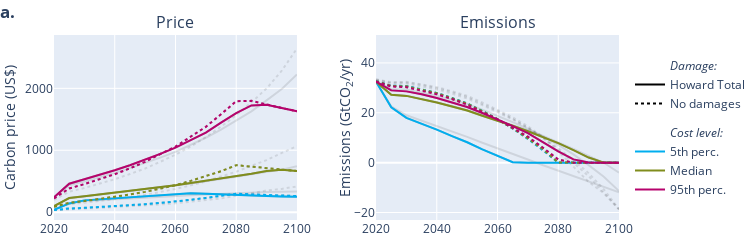
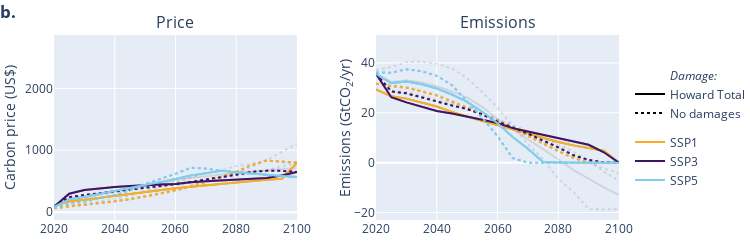
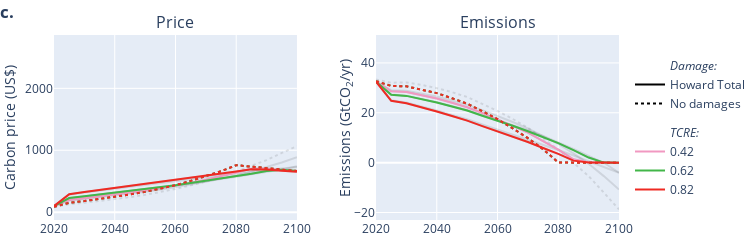

Notebook source saved alongside these figures, in order:
### Code cell
df_CE_minEmissions, df_CE_minEmissions_indexed = parse_input(
    'experiment_extra.csv', allElasmu=True, withInertia=True
)
lowdamage='No damages'

fig1_minEmissions = fig1.update_traces(showlegend=False, line_color='rgba(0,0,0,0.1)')
for trace in plot_individual(df_CE_minEmissions, 'cost_level', letter='a', legend_title='Cost level', lowdamage=lowdamage, r=default_r, elasmu=default_elasmu).data:
    fig1_minEmissions.add_trace(trace)
fig1_minEmissions.show()

fig2_minEmissions = fig2.update_traces(showlegend=False, line_color='rgba(0,0,0,0.1)')
for trace in plot_individual(df_CE_minEmissions, 'SSP', ['SSP1', 'SSP3', 'SSP5'], 3, letter='b', lowdamage=lowdamage, r=default_r, elasmu=default_elasmu).data:
    fig2_minEmissions.add_trace(trace)
fig2_minEmissions.show()

fig3_minEmissions = fig3.update_traces(showlegend=False, line_color='rgba(0,0,0,0.1)')
for trace in plot_individual(df_CE_minEmissions, 'TCRE', 'all', 6, letter='c', legend_title='TCRE', lowdamage=lowdamage, r=default_r, elasmu=default_elasmu).data:
    fig3_minEmissions.add_trace(trace)
fig3_minEmissions.show()

fig4_minEmissions = fig4.update_traces(showlegend=False, line_color='rgba(0,0,0,0.1)')
for trace in plot_individual(df_CE_minEmissions, param_columns[-1], 'all', 11, letter='d', legend_title='PRTP', lowdamage=lowdamage, elasmu=default_elasmu).data:
    fig4_minEmissions.add_trace(trace)
fig4_minEmissions.show()

fig1_minEmissions.write_image(f'../Paper/img/{outputfolder}/minEmissions_CE_individual_paths_a.png', scale=2)
fig2_minEmissions.write_image(f'../Paper/img/{outputfolder}/minEmissions_CE_individual_paths_b.png', scale=2)
fig3_minEmissions.write_image(f'../Paper/img/{outputfolder}/minEmissions_CE_individual_paths_c.png', scale=2)
fig4_minEmissions.write_image(f'../Paper/img/{outputfolder}/minEmissions_CE_individual_paths_d.png', scale=2)
